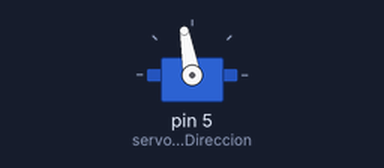
Bench run of a sketch on a simulated Arduino Uno, built with avr-gcc and run on an emulated ATmega328P. Shown: servo.

Above: at 0.05 s.
At 1.5 s:
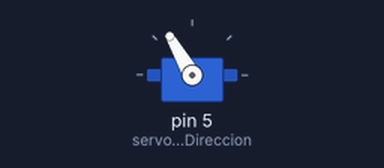
At 3.0 s:
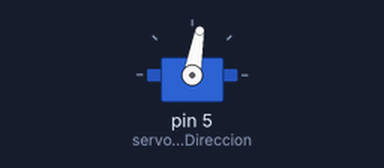
Timing chart, 0 to 6.9 s (numbered marks = the images above):
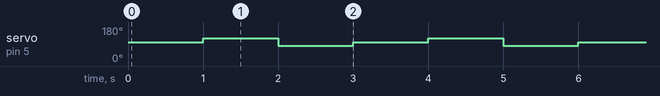

The sketch:

CodigoDeTesteoDeServo.ino
```cpp
#include <SPI.h>
#include <Servo.h>

Servo servoDeDireccion;

void setup()
{
   Serial.begin(9600);
   servoDeDireccion.attach(5);
}

void loop()
{
  servoDeDireccion.write(100);
  delay(1000);
  servoDeDireccion.write(120);
  delay(1000);
  servoDeDireccion.write(80);
  delay(1000);
}
```

Measured:
- by itself, servo on pin 5 (servoDeDireccion): repeats every 3.0 s: 80° 1.0 s, 100° 1.0 s, 120° 1.0 s
